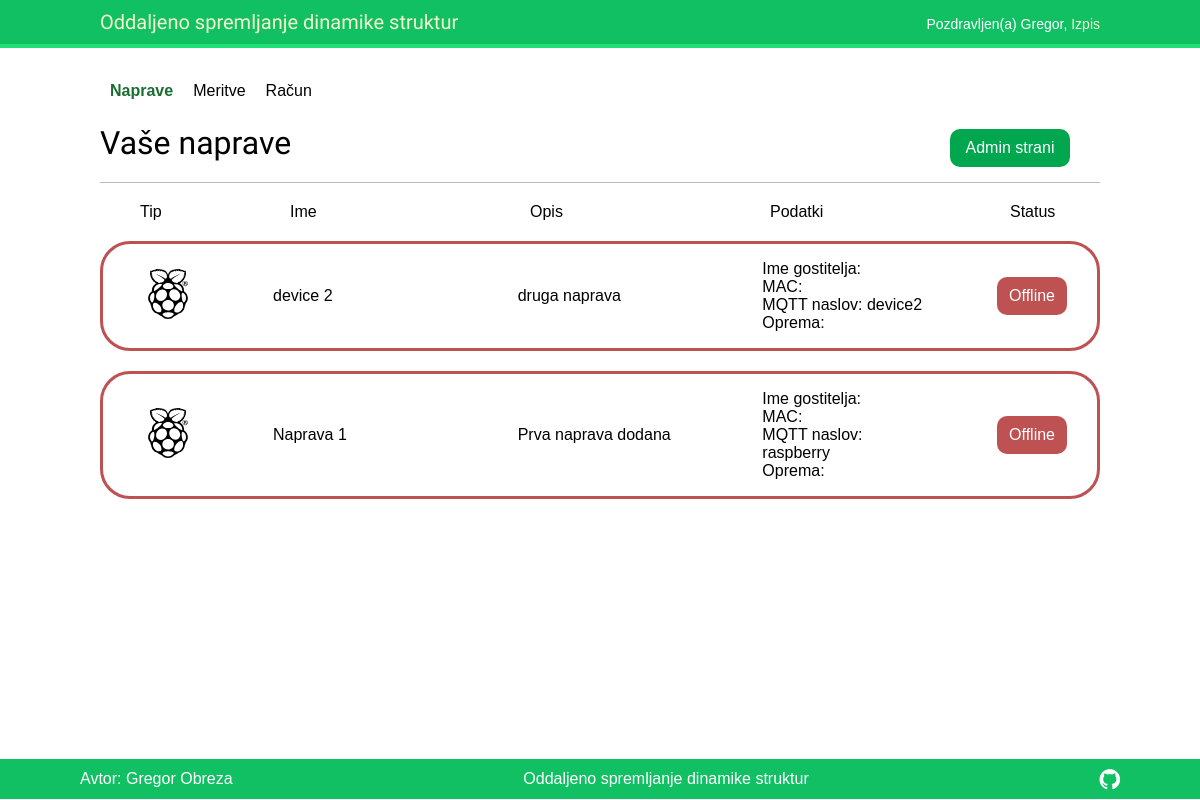
Page /account/devices/ (signed in) on the earlier database version.
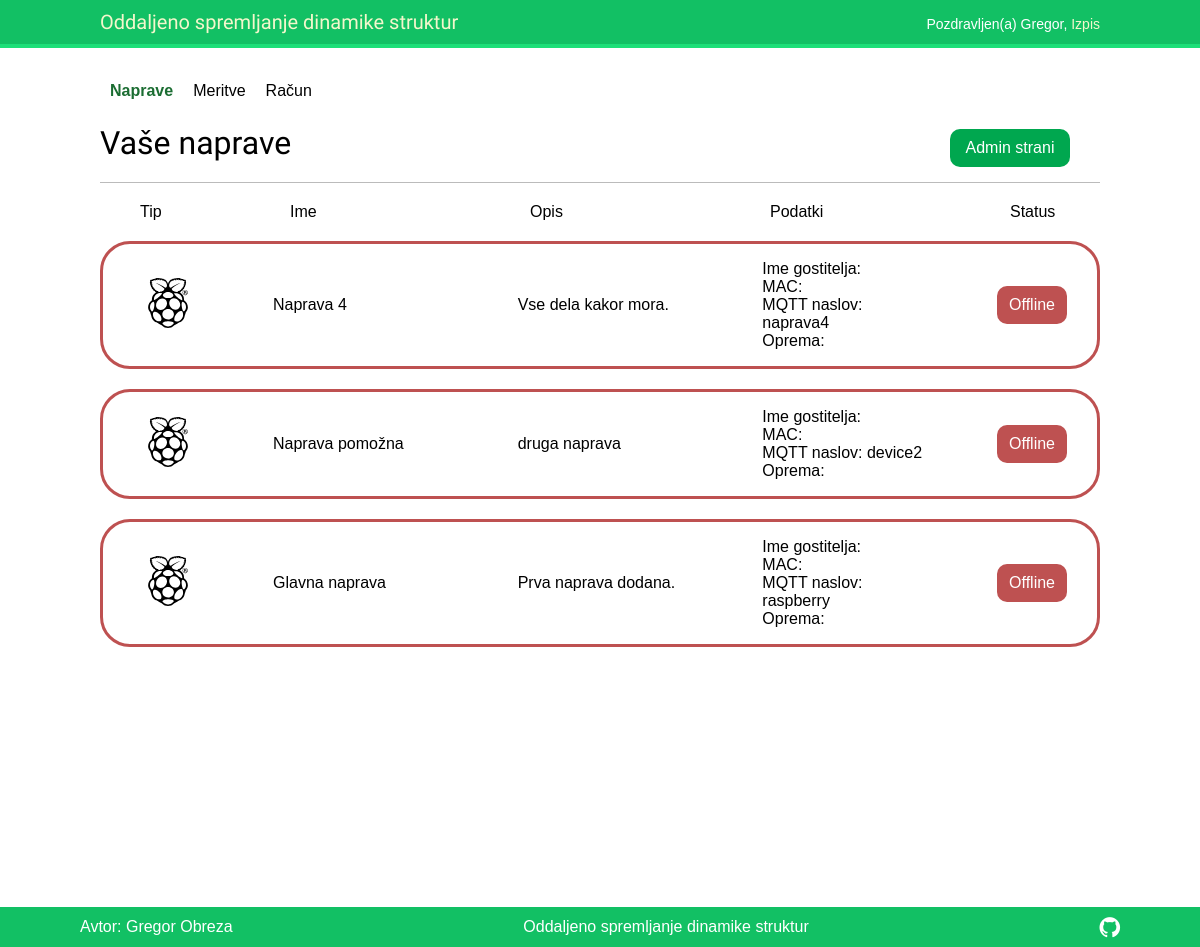
Same page on the later database version.
### account/models.py (models this page shows, shortened)
class Device(models.Model):
    title = models.CharField(max_length=250)
    user = models.ForeignKey(User, on_delete=models.CASCADE, related_name="devices")
    added = models.DateTimeField(auto_now_add=True)
    address = models.CharField(max_length=300)
    comments = models.TextField(max_length=250)
    class Meta:
        ordering = ("-added",)

### account/views.py (the view)
# urls.py: path('devices/', views.dashboard, name="devices"),
@login_required
def dashboard(request):
    devices = Device.objects.all()
    device_list = list(Device.objects.values_list("address"))
    return render(request, 'account/dashboard.html', {'devices':devices,'device_list':device_list, 'section': 'devices'})

### account/templates/account/dashboard.html (shortened to what this page needs)
{% extends "base.html" %}
{% load static %}
{% block content %}
<div class="top-line">
    <h1>Vaše naprave</h1>
    <a href="/admin" >
        <div class="avalible admin" >Admin strani</div>
    </a>
</div>
<div class="device-table">
    <div>Tip</div>
    <div>Ime</div>
    <div>Opis</div>
    <div>Podatki</div>
    <div class="last">Status</div>
</div>
{% for d in devices %}
<a class="no-hover" href="/stream/{{d.address}}">
<div class="device-status" id="{{ d.address }}">
    <div class="device-item status">
    </div>
    <div class="device-item">{{d.title}}</div>
    <div class="device-item">{{d.comments}}</div>
    <div class="device-item device-info" >
        <ul>
            <li>Ime gostitelja: </li>
            <li>MAC: </li>
            <li>MQTT naslov: {{d.address}}</li>
            <li>Oprema: </li>
        </ul>
    </div>
    <div class="device-item avalible status" >Offline</div>
</div>
</a>
{% endfor %}
{% endblock %}

### account/templates/base.html (shortened to what this page needs)
{% load static %}
<!DOCTYPE html>
<html>
<head>
<link href="{% static "css/base.css" %}" rel="stylesheet">
<link href="{% static "css/stream.css" %}" rel="stylesheet">
<link href="{% static "css/mes.css" %}" rel="stylesheet">
<link rel="stylesheet" href="https://cdnjs.cloudflare.com/ajax/libs/font-awesome/4.7.0/css/font-awesome.min.css">
<link rel="stylesheet" href="https://cdnjs.cloudflare.com/ajax/libs/noUiSlider/15.5.1/nouislider.css" />
</head>
<body>
<div id="header">
<span class="logo">Oddaljeno spremljanje dinamike struktur</span>
{% if request.user.is_authenticated %}
<span class="user">
{% if request.user.is_authenticated %}
Pozdravljen(a) {{ request.user.first_name }},
<a href="{% url "logout" %}">Izpis</a>
{% else %}
<a href="{% url "login" %}">Vpis</a>
{% endif %}
</span>
</div>
<div class=select-menu>
    <ul class="menu">
    <li {% if section == "devices" %}class="selected"{% endif %}>
    <a href="{% url "devices" %}">Naprave</a>
    </li>
    <li {% if section == "measurements" %}class="selected"{% endif %}>
    <a href="{% url "measurements" %}">Meritve</a>
    </li>
    <li {% if section == "profile" %}class="selected"{% endif %}>
    <a href="{% url "edit" %}">Račun</a>
    </li>
    </ul>
    </div>
    {% endif %}
<div id="content">
{% block content %}
{% endblock %}
</div>
<div id="footer">
    <div>
        <span class="spodaj">Avtor: Gregor Obreza</span>
    </div>
    <div>
        <span class="footer-logo">Oddaljeno spremljanje dinamike struktur</span>
    </div>
    <div>
        <i style="font-size:24px" class="fa spodaj">&#xf09b;</i>
    </div>
</div>
</body>
</html>

### account/static/css/base.css (style rules this page uses)
body { margin:0; padding:0; font-family:helvetica, sans-serif; }
a { color:#000000; text-decoration:none; }
h1, h2, h3, h4, h5 , h6 { font-family: 'Muli', sans-serif; font-weight:normal; }
h1 { padding:0 0 10px 0; margin:10px 0 10px 0; }
.top-line { display: flex; border-bottom:1px solid #bbb; padding:0 0 0px 0; margin:10px 0 20px 0; justify-content: space-between; align-items: center; }
#header { display: flex; justify-content: space-between; align-items: center; padding:10px 100px; font-size:14px; background:#12c064; color:#fff; border-bottom:4px solid #1cdf78; overflow:auto; }
#header .logo { font-family: 'Muli', sans-serif; float:left; color:#f3f7cc; font-size:20px; }
.select-menu { padding:30px 100px 0px 100px; display: flex; justify-content: flex-start; }
.select-menu ul.menu { list-style:none; float:left; margin:0; padding:0; }
.select-menu ul.menu li { float:left; padding:4px 10px; }
.select-menu ul.menu li.selected a, #header ul.menu li.selected a:hover { color:#1b6d32; font-weight:bold; }
#header a { color:#f3f7cc; }
#header .user { float:right; padding-top:4px; }
#content { padding:0px 100px; }
.device-status { display: flex; border: solid #be5151; border-radius: 30px; flex-direction: row; justify-content: space-between; align-items: center; margin: 20px 0px 20px 0; }
.device-item { padding: 20px 40px 20px 40px; flex: 1; }
.status { flex: 0 0 50px; }
.avalible { color:rgb(255, 255, 255); background:#be5151; border-radius: 10px; vertical-align:middle; padding: 10px; text-align: center; margin-right: 30px; margin-left: 30px; }
.device-table { display: flex; flex-direction: row; justify-content: space-between; padding: 0px 40px 0px 40px; }
.device-table div { flex: 1; }
.device-table :last-child { flex: 0 0 50px; }
.device-table :first-child { flex: 0 0 150px; }
.device-info { padding-top: 0; padding-bottom: 0; }
.device-info ul { list-style-type:none; padding-left: 0; }
.admin { width: 100px; background-color: #00a74f; }
#footer { background: #12c064; color: white; bottom:0; width:100%; height:40px; display: flex; align-items: center; justify-content: space-between; }
#content { padding-bottom: 30vh; }
.spodaj { margin-right: 80px; margin-left: 80px; }

Differences in the rows shown:
added Device: title "Naprava 4", comments "Vse dela kakor mora.", address "naprava4"
changed Device "druga naprava": title "device 2" → "Naprava pomožna"
changed Device "raspberry": title "Naprava 1" → "Glavna naprava"; comments "Prva naprava dodana" → "Prva naprava dodana."
